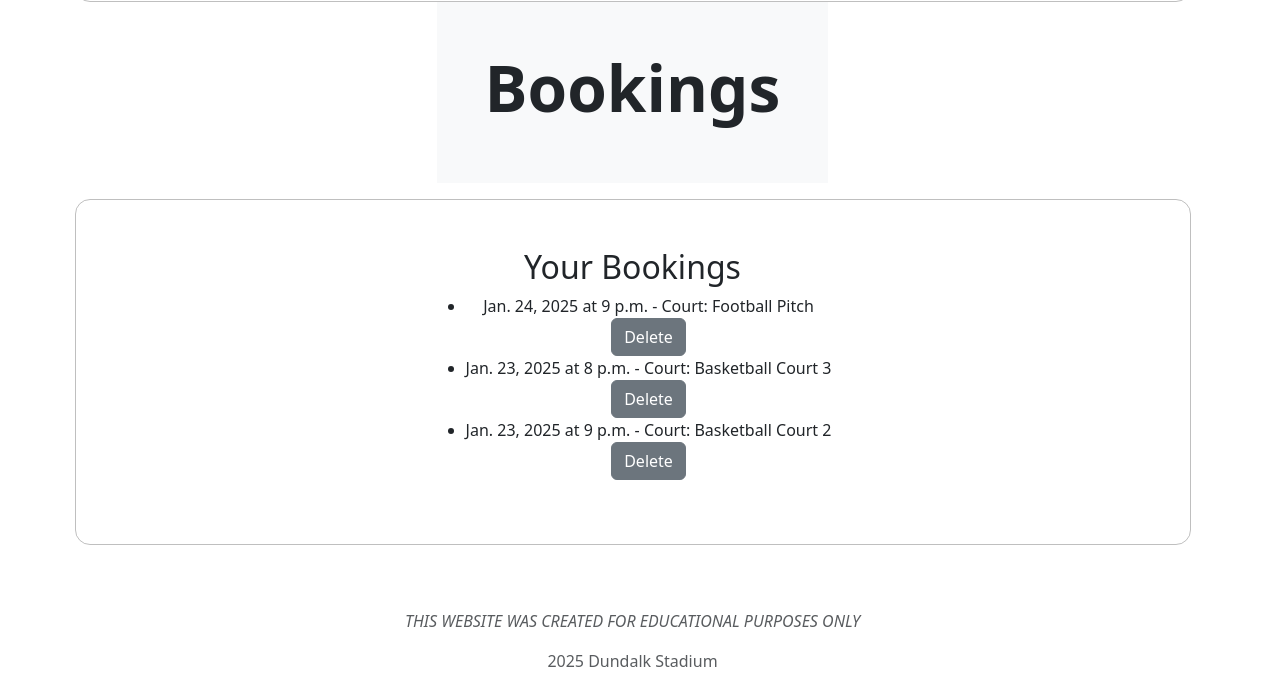
Before: /profile/ (signed in, lower part) with the older database file.
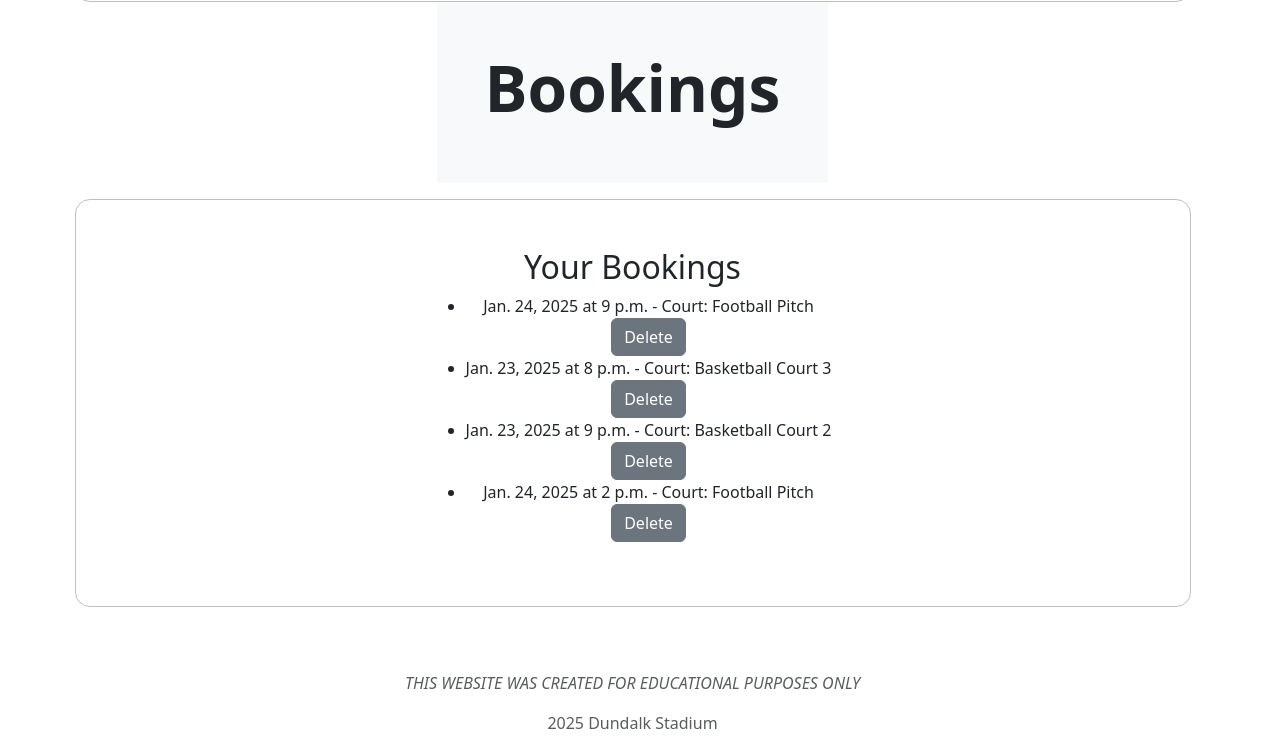
After: the same page with the newer database file.
### booking/models.py (models this page shows, shortened)
class Booking(models.Model):
    court = models.ForeignKey(Court, on_delete=models.CASCADE)
    date = models.DateField()
    time_slot = models.TimeField()
    user = models.ForeignKey(User, on_delete=models.CASCADE)

class Court(models.Model):
    name = models.CharField(max_length=100)
    game_type = models.ForeignKey(GameType, on_delete=models.CASCADE)

### users/views.py (the view)
# urls.py: path('profile/', user_views.profile, name='profile'),
@login_required
def profile(request):
    if request.method == 'POST':
        u_form = UserUpdateForm(request.POST, instance=request.user)
        p_form = ProfileUpdateForm(request.POST, request.FILES, instance=request.user.profile)
        if u_form.is_valid() and p_form.is_valid():
            u_form.save()
            p_form.save()
            messages.success(request, f'Successfully updated!')
            return redirect('profile')
    else:
        u_form = UserUpdateForm(instance=request.user)
        p_form = ProfileUpdateForm(instance=request.user.profile)
    user_bookings = Booking.objects.filter(user=request.user)
    context = {
        'u_form': u_form,
        'p_form': p_form,
        'title': 'Profile',
        'user': request.user,
        'user_bookings': user_bookings,
    }
    return render(request, 'users/profile.html', context)

### users/templates/users/profile.html (shortened to what this page needs)
{% extends "fullsite/base.html" %}
{% load crispy_forms_tags %}
{% block content %}
<section class="container center" id="profile">
    <div class="position-relative overflow-hidden text-center bg-body-tertiary">
        <div class="p-lg-5 mx-auto">
            <h1 class="display-3 fw-bold">Bookings</h1>
        </div>
    </div>
    <div class="container text-center  center profile-bookings my-3 p-lg-5 py-3">
        {% if user_bookings %}
            <h2>Your Bookings</h2>
            <ul>
                {% for booking in user_bookings %}
                    <li>
                        {{ booking.date }} at {{ booking.time_slot }} - Court: {{ booking.court.name }}
                            <form action="{% url 'delete_booking' booking.id %}" method="post" style="display:inline;">
                                <br>
                                <button class="btn btn-secondary gap-3" type="submit" onclick="return confirm('Are you sure you want to delete this booking?');">Delete</button>
                            </form>
                    </li>
                {% endfor %}
            </ul>
        {% else %}
            <p>You have no bookings.</p>
        {% endif %}
    </div>
</section>
{% endblock content %}

Changed rows visible on the page:
added Booking: date "Jan. 24, 2025", time_slot "2 p.m.", court.name "Football Pitch"
